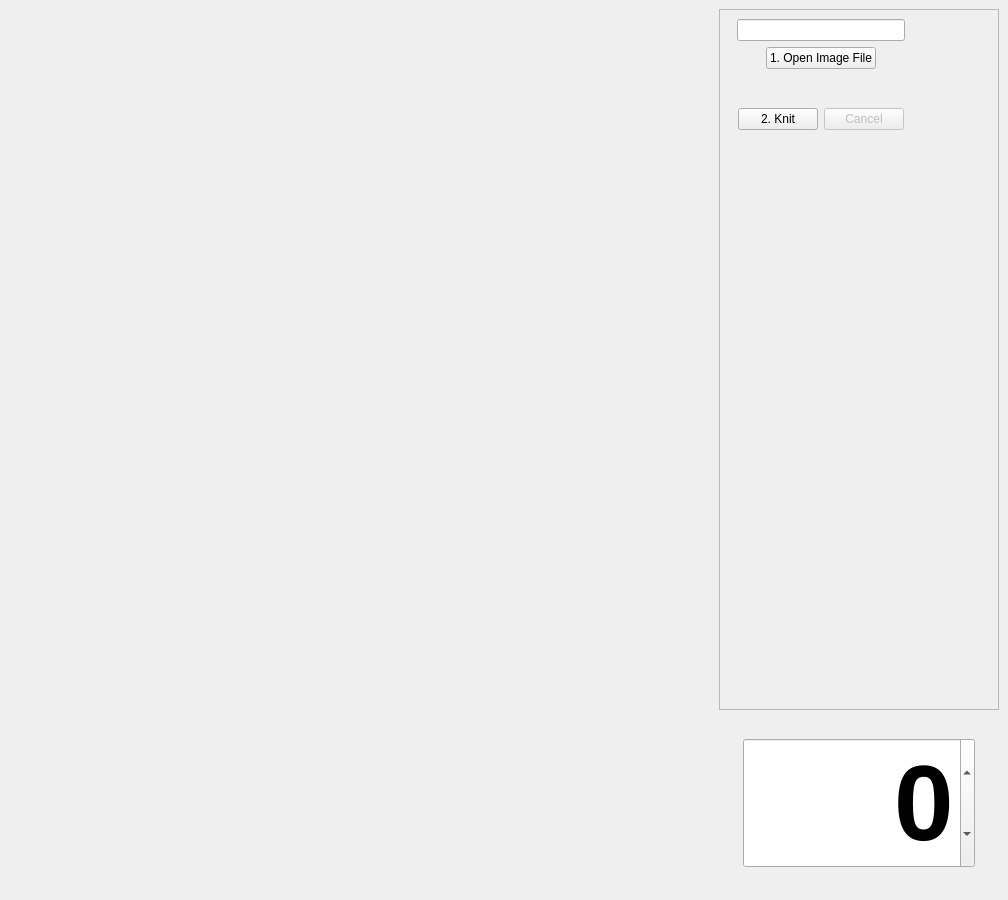
<?xml version="1.0" encoding="UTF-8"?>
<ui version="4.0">
 <class>MainWindow</class>
 <widget class="QMainWindow" name="MainWindow">
  <property name="geometry">
   <rect>
    <x>0</x>
    <y>0</y>
    <width>1008</width>
    <height>900</height>
   </rect>
  </property>
  <property name="windowTitle">
   <string notr="true">AYAB</string>
  </property>
  <widget class="QWidget" name="central_widget">
   <layout class="QGridLayout" name="grid_layout">
    <item row="8" column="1" rowspan="2" alignment="Qt::AlignHCenter|Qt::AlignVCenter">
     <widget class="QSpinBox" name="rowCounter">
      <property name="enabled">
       <bool>true</bool>
      </property>
      <property name="minimumSize">
       <size>
        <width>200</width>
        <height>129</height>
       </size>
      </property>
      <property name="font">
       <font>
        <pointsize>80</pointsize>
        <bold>true</bold>
        <underline>false</underline>
       </font>
      </property>
      <property name="focusPolicy">
       <enum>Qt::ClickFocus</enum>
      </property>
      <property name="frame">
       <bool>true</bool>
      </property>
      <property name="wrapping">
       <bool>true</bool>
      </property>
      <property name="alignment">
       <set>Qt::AlignRight|Qt::AlignTrailing|Qt::AlignVCenter</set>
      </property>
      <property name="accelerated">
       <bool>true</bool>
      </property>
      <property name="maximum">
       <number>999</number>
      </property>
     </widget>
    </item>
    <item row="0" column="0" rowspan="10">
     <layout class="QVBoxLayout" name="image_side_panel">
      <property name="spacing">
       <number>6</number>
      </property>
      <item>
       <widget class="QSplitter" name="graphics_splitter">
        <property name="orientation">
         <enum>Qt::Vertical</enum>
        </property>
       </widget>
      </item>
      <item>
       <layout class="QHBoxLayout" name="progress_layout">
        <property name="spacing">
         <number>2</number>
        </property>
        <item>
         <layout class="QHBoxLayout" name="horizontal_layout">
          <item>
           <widget class="QLabel" name="label_selection">
            <property name="text">
             <string/>
            </property>
           </widget>
          </item>
          <item alignment="Qt::AlignHCenter|Qt::AlignVCenter">
           <widget class="QLabel" name="label_current_color">
            <property name="font">
             <font>
              <pointsize>14</pointsize>
              <bold>true</bold>
              <kerning>true</kerning>
             </font>
            </property>
            <property name="text">
             <string/>
            </property>
           </widget>
          </item>
         </layout>
        </item>
        <item alignment="Qt::AlignHCenter|Qt::AlignVCenter">
         <widget class="QLabel" name="label_current_row">
          <property name="font">
           <font>
            <pointsize>14</pointsize>
            <bold>true</bold>
           </font>
          </property>
          <property name="text">
           <string/>
          </property>
         </widget>
        </item>
       </layout>
      </item>
      <item>
       <widget class="QLabel" name="label_notifications">
        <property name="text">
         <string/>
        </property>
        <property name="alignment">
         <set>Qt::AlignCenter</set>
        </property>
       </widget>
      </item>
     </layout>
    </item>
    <item row="0" column="1" rowspan="8">
     <widget class="QScrollArea" name="assistant_dock">
      <property name="enabled">
       <bool>true</bool>
      </property>
      <property name="sizePolicy">
       <sizepolicy hsizetype="Preferred" vsizetype="Preferred">
        <horstretch>0</horstretch>
        <verstretch>0</verstretch>
       </sizepolicy>
      </property>
      <property name="minimumSize">
       <size>
        <width>280</width>
        <height>0</height>
       </size>
      </property>
      <property name="maximumSize">
       <size>
        <width>280</width>
        <height>16777215</height>
       </size>
      </property>
      <property name="windowTitle">
       <string>Assistant</string>
      </property>
      <property name="layoutDirection">
       <enum>Qt::LeftToRight</enum>
      </property>
      <property name="frameShadow">
       <enum>QFrame::Plain</enum>
      </property>
      <property name="horizontalScrollBarPolicy">
       <enum>Qt::ScrollBarAlwaysOff</enum>
      </property>
      <property name="widgetResizable">
       <bool>false</bool>
      </property>
      <widget class="QWidget" name="dockWidget_contents">
       <property name="geometry">
        <rect>
         <x>0</x>
         <y>0</y>
         <width>500</width>
         <height>700</height>
        </rect>
       </property>
       <property name="sizePolicy">
        <sizepolicy hsizetype="Preferred" vsizetype="Preferred">
         <horstretch>0</horstretch>
         <verstretch>0</verstretch>
        </sizepolicy>
       </property>
       <layout class="QVBoxLayout" name="vertical_layout_5">
        <property name="sizeConstraint">
         <enum>QLayout::SetFixedSize</enum>
        </property>
        <item>
         <layout class="QVBoxLayout" name="widget_imgload">
          <item>
           <layout class="QHBoxLayout" name="horizontal_layout1">
            <item>
             <spacer name="horizontalSpacer">
              <property name="orientation">
               <enum>Qt::Horizontal</enum>
              </property>
              <property name="sizeType">
               <enum>QSizePolicy::Fixed</enum>
              </property>
              <property name="sizeHint" stdset="0">
               <size>
                <width>8</width>
                <height>20</height>
               </size>
              </property>
             </spacer>
            </item>
            <item>
             <widget class="QLineEdit" name="filename_lineedit">
              <property name="sizePolicy">
               <sizepolicy hsizetype="Expanding" vsizetype="Fixed">
                <horstretch>0</horstretch>
                <verstretch>0</verstretch>
               </sizepolicy>
              </property>
              <property name="text">
               <string notr="true"/>
              </property>
             </widget>
            </item>
            <item>
             <spacer name="horizontalSpacer_2">
              <property name="orientation">
               <enum>Qt::Horizontal</enum>
              </property>
              <property name="sizeType">
               <enum>QSizePolicy::Minimum</enum>
              </property>
              <property name="sizeHint" stdset="0">
               <size>
                <width>8</width>
                <height>20</height>
               </size>
              </property>
             </spacer>
            </item>
           </layout>
          </item>
          <item alignment="Qt::AlignHCenter">
           <widget class="QPushButton" name="open_image_file_button">
            <property name="sizePolicy">
             <sizepolicy hsizetype="Fixed" vsizetype="Fixed">
              <horstretch>0</horstretch>
              <verstretch>0</verstretch>
             </sizepolicy>
            </property>
            <property name="text">
             <string>1. Open Image File</string>
            </property>
            <property name="shortcut">
             <string notr="true">Ctrl+O</string>
            </property>
           </widget>
          </item>
         </layout>
        </item>
        <item alignment="Qt::AlignHCenter">
         <widget class="QWidget" name="dock_container" native="true">
          <layout class="QVBoxLayout" name="dock_container_layout">
           <property name="sizeConstraint">
            <enum>QLayout::SetMaximumSize</enum>
           </property>
          </layout>
         </widget>
        </item>
        <item alignment="Qt::AlignHCenter">
         <widget class="QWidget" name="widget_knitcontrol" native="true">
          <property name="enabled">
           <bool>true</bool>
          </property>
          <property name="sizePolicy">
           <sizepolicy hsizetype="Preferred" vsizetype="Fixed">
            <horstretch>0</horstretch>
            <verstretch>0</verstretch>
           </sizepolicy>
          </property>
          <layout class="QHBoxLayout" name="layout_3">
           <property name="sizeConstraint">
            <enum>QLayout::SetMaximumSize</enum>
           </property>
           <item>
            <widget class="QPushButton" name="knit_button">
             <property name="text">
              <string>2. Knit</string>
             </property>
             <property name="shortcut">
              <string notr="true">Ctrl+Return</string>
             </property>
            </widget>
           </item>
           <item>
            <widget class="QPushButton" name="cancel_button">
             <property name="enabled">
              <bool>false</bool>
             </property>
             <property name="text">
              <string>Cancel</string>
             </property>
             <property name="shortcut">
              <string notr="true">Esc</string>
             </property>
            </widget>
           </item>
          </layout>
         </widget>
        </item>
       </layout>
      </widget>
     </widget>
    </item>
   </layout>
  </widget>
 </widget>
 <resources/>
 <connections/>
</ui>
